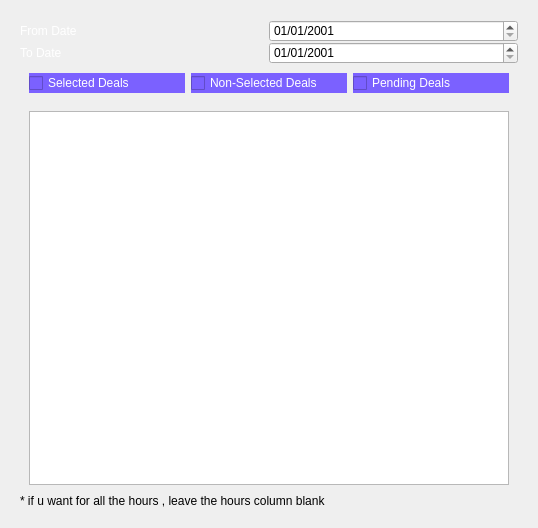
<?xml version="1.0" encoding="UTF-8"?>
<ui version="4.0">
 <class>QWidget</class>
 <widget class="QWidget" name="QWidget">
  <property name="geometry">
   <rect>
    <x>0</x>
    <y>0</y>
    <width>538</width>
    <height>528</height>
   </rect>
  </property>
  <property name="windowTitle">
   <string>Form</string>
  </property>
  <property name="styleSheet">
   <string notr="true">#fr4,#fr10,#fr5,#fr6,#fr7,#frame_9{border:0px}</string>
  </property>
  <layout class="QVBoxLayout" name="verticalLayout_2">
   <item>
    <widget class="QFrame" name="fr4">
     <property name="styleSheet">
      <string notr="true">#lbl3,#lbl4,#lbl2{
color: rgb(255,255,255)
}
</string>
     </property>
     <property name="frameShape">
      <enum>QFrame::StyledPanel</enum>
     </property>
     <property name="frameShadow">
      <enum>QFrame::Raised</enum>
     </property>
     <layout class="QVBoxLayout" name="verticalLayout_5">
      <property name="spacing">
       <number>0</number>
      </property>
      <item>
       <widget class="QFrame" name="fr5">
        <property name="frameShape">
         <enum>QFrame::StyledPanel</enum>
        </property>
        <property name="frameShadow">
         <enum>QFrame::Raised</enum>
        </property>
        <layout class="QHBoxLayout" name="horizontalLayout_9">
         <property name="spacing">
          <number>0</number>
         </property>
         <property name="leftMargin">
          <number>0</number>
         </property>
         <property name="topMargin">
          <number>0</number>
         </property>
         <property name="rightMargin">
          <number>0</number>
         </property>
         <property name="bottomMargin">
          <number>0</number>
         </property>
         <item>
          <widget class="QLabel" name="lbl2">
           <property name="text">
            <string>From Date</string>
           </property>
          </widget>
         </item>
         <item>
          <widget class="QDateEdit" name="FromDate">
           <property name="dateTime">
            <datetime>
             <hour>0</hour>
             <minute>0</minute>
             <second>0</second>
             <year>2001</year>
             <month>1</month>
             <day>1</day>
            </datetime>
           </property>
           <property name="maximumDateTime">
            <datetime>
             <hour>23</hour>
             <minute>59</minute>
             <second>59</second>
             <year>3000</year>
             <month>12</month>
             <day>31</day>
            </datetime>
           </property>
           <property name="minimumDateTime">
            <datetime>
             <hour>0</hour>
             <minute>0</minute>
             <second>0</second>
             <year>2001</year>
             <month>1</month>
             <day>1</day>
            </datetime>
           </property>
           <property name="displayFormat">
            <string>dd/MM/yyyy</string>
           </property>
          </widget>
         </item>
        </layout>
       </widget>
      </item>
      <item>
       <widget class="QFrame" name="fr6">
        <property name="frameShape">
         <enum>QFrame::StyledPanel</enum>
        </property>
        <property name="frameShadow">
         <enum>QFrame::Raised</enum>
        </property>
        <layout class="QHBoxLayout" name="horizontalLayout_10">
         <property name="spacing">
          <number>0</number>
         </property>
         <property name="leftMargin">
          <number>0</number>
         </property>
         <property name="topMargin">
          <number>0</number>
         </property>
         <property name="rightMargin">
          <number>0</number>
         </property>
         <property name="bottomMargin">
          <number>0</number>
         </property>
         <item>
          <widget class="QLabel" name="lbl4">
           <property name="text">
            <string>To Date</string>
           </property>
          </widget>
         </item>
         <item>
          <widget class="QDateEdit" name="ToDate">
           <property name="dateTime">
            <datetime>
             <hour>0</hour>
             <minute>0</minute>
             <second>0</second>
             <year>2001</year>
             <month>1</month>
             <day>1</day>
            </datetime>
           </property>
           <property name="maximumDateTime">
            <datetime>
             <hour>23</hour>
             <minute>59</minute>
             <second>59</second>
             <year>3000</year>
             <month>12</month>
             <day>31</day>
            </datetime>
           </property>
           <property name="minimumDateTime">
            <datetime>
             <hour>0</hour>
             <minute>0</minute>
             <second>0</second>
             <year>2001</year>
             <month>1</month>
             <day>1</day>
            </datetime>
           </property>
           <property name="displayFormat">
            <string>dd/MM/yyyy</string>
           </property>
          </widget>
         </item>
        </layout>
       </widget>
      </item>
      <item>
       <widget class="QFrame" name="fr7">
        <property name="frameShape">
         <enum>QFrame::StyledPanel</enum>
        </property>
        <property name="frameShadow">
         <enum>QFrame::Raised</enum>
        </property>
        <layout class="QHBoxLayout" name="horizontalLayout_11">
         <property name="spacing">
          <number>0</number>
         </property>
         <property name="leftMargin">
          <number>0</number>
         </property>
         <property name="topMargin">
          <number>0</number>
         </property>
         <property name="rightMargin">
          <number>0</number>
         </property>
         <property name="bottomMargin">
          <number>0</number>
         </property>
        </layout>
       </widget>
      </item>
      <item>
       <widget class="QFrame" name="frame_9">
        <property name="styleSheet">
         <string notr="true">#NonSelectedButton,#SelectedButton,#PendingButton{
background-color: rgb(123,97,255)

}
#NonSelectedButton,#SelectedButton,#PendingButton{
color: rgb(255,255,255)

}

</string>
        </property>
        <property name="frameShape">
         <enum>QFrame::StyledPanel</enum>
        </property>
        <property name="frameShadow">
         <enum>QFrame::Raised</enum>
        </property>
        <layout class="QHBoxLayout" name="horizontalLayout_13">
         <item>
          <widget class="QCheckBox" name="SelectedButton">
           <property name="text">
            <string>Selected Deals</string>
           </property>
          </widget>
         </item>
         <item>
          <widget class="QCheckBox" name="NonSelectedButton">
           <property name="text">
            <string>Non-Selected Deals</string>
           </property>
          </widget>
         </item>
         <item>
          <widget class="QCheckBox" name="PendingButton">
           <property name="styleSheet">
            <string notr="true"/>
           </property>
           <property name="text">
            <string>Pending Deals</string>
           </property>
          </widget>
         </item>
        </layout>
       </widget>
      </item>
      <item>
       <widget class="QFrame" name="fr10">
        <property name="frameShape">
         <enum>QFrame::StyledPanel</enum>
        </property>
        <property name="frameShadow">
         <enum>QFrame::Raised</enum>
        </property>
        <layout class="QVBoxLayout" name="verticalLayout">
         <item>
          <widget class="QTableWidget" name="table">
           <property name="styleSheet">
            <string notr="true">#table{
color: rgb(0,0,0)
}</string>
           </property>
          </widget>
         </item>
        </layout>
       </widget>
      </item>
      <item>
       <widget class="QLabel" name="lbl5">
        <property name="text">
         <string>* if u want for all the hours , leave the hours column blank</string>
        </property>
       </widget>
      </item>
     </layout>
    </widget>
   </item>
  </layout>
 </widget>
 <resources/>
 <connections/>
</ui>
